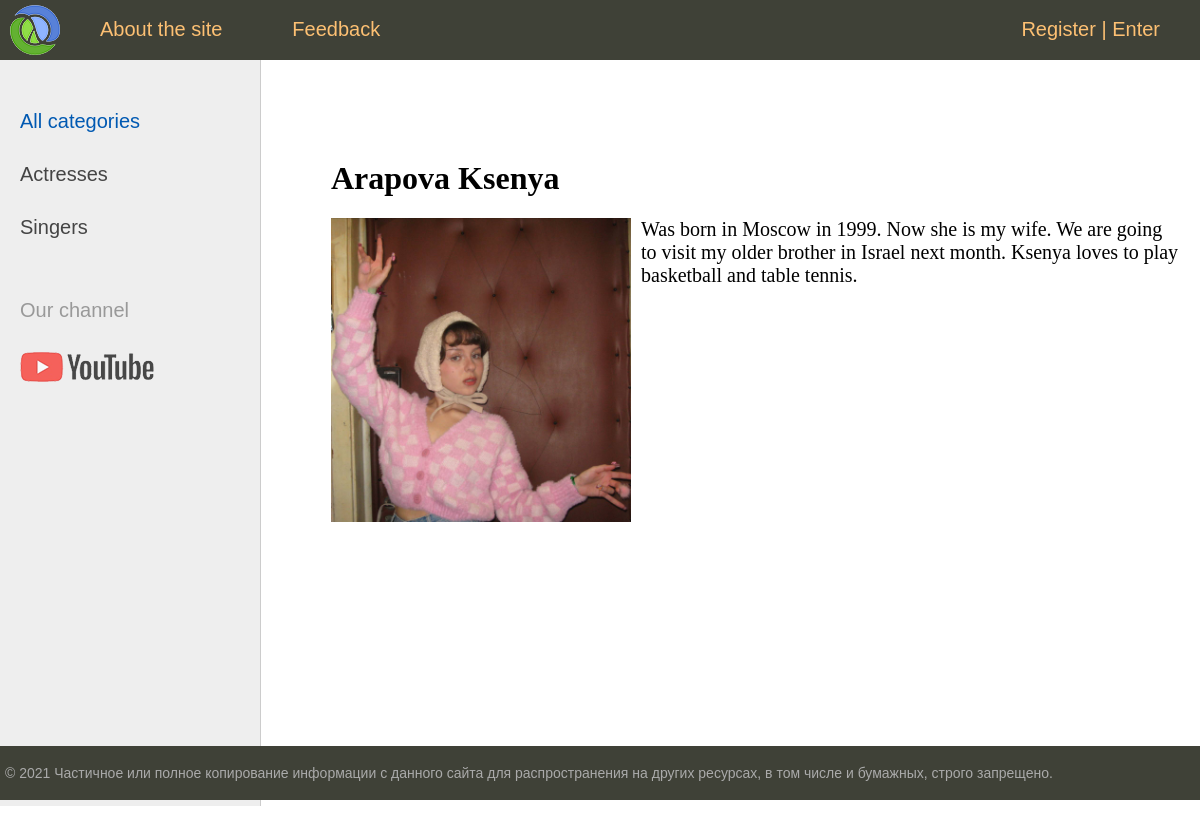
/post/arapova-ksenya/, run on the app's committed database.
### women/models.py (models this page shows, shortened)
class Category(models.Model):
    name = models.CharField(max_length=100, db_index=True, verbose_name='Category')
    slug = models.SlugField(max_length=255, unique=True, db_index=True, verbose_name="URL")
    def get_absolute_url(self):
        return reverse('category', kwargs={'cat_slug': self.slug})
    class Meta:
        verbose_name_plural = 'Categories'
        ordering = ['id']

class Women(models.Model):
    title = models.CharField(max_length=255)
    slug = models.SlugField(max_length=255, unique=True, db_index=True, verbose_name="URL")
    content = models.TextField(blank=True)
    photo = models.ImageField(upload_to="photos/%Y/%m/%d/")
    time_create = models.DateTimeField(auto_now_add=True)
    time_update = models.DateTimeField(auto_now=True)
    is_published = models.BooleanField(default=True)
    cat = models.ForeignKey('Category', on_delete=models.PROTECT, verbose_name="Category")
    def __str__(self):
        return self.title
    class Meta:
        verbose_name = 'Famous women'
        verbose_name_plural = 'Famous women'
        ordering = ['id']

### women/views.py (the view)
# urls.py: path('post/<slug:post_slug>/', ShowPost.as_view(), name='post'),
class ShowPost(DataMixin, DetailView):
    model = Women
    template_name = 'women/post.html'
    slug_url_kwarg = 'post_slug'
    context_object_name = 'post'
    def get_context_data(self, *, object_list=None, **kwargs):
        context = super().get_context_data(**kwargs)
        c_def = self.get_user_context(title=context['post'])
        return dict(list(context.items()) + list(c_def.items()))

### women/utils.py (called while the page is built)
    def get_user_context(self, **kwargs):
        context = kwargs
        cats = Category.objects.annotate(Count('women'))
        user_menu = menu.copy()
        if not self.request.user.is_authenticated:
            user_menu.pop(1)
        context['menu'] = user_menu
        context['cats'] = cats
        if 'cat_selected' not in context:
            context['cat_selected'] = 0
        return context

### women/templates/women/post.html
{% extends 'women/base.html' %}
{% block content %}
<h1>{{post.title}}</h1>
{% if post.photo %}
<p><img class="img-article-left" src="{{post.photo.url}}"></p>
{% endif %}
{{post.content|linebreaks}}
{% endblock %}

### women/templates/women/base.html (shortened to what this page needs)
{% load static %}
{% load women_tags %}
<!DOCTYPE html>
<html>
<head>
	<link type="text/css" href="{% static 'women/css/styles.css' %}" rel="stylesheet" />
</head>
<body>
<table class="table-page" border=0 cellpadding="0" cellspacing="0">
<tr><td valign=top>
{% block mainmenu %}
		<div class="header">
			<ul id="mainmenu" class="mainmenu">
			<li class="logo"><a href="{% url 'home' %}"><div class="logo"></div></a></li>
{% for m in menu %}
			<li><a href="{% url m.url_name %}">{{m.title}}</a></li>
{% endfor %}
				{% if request.user.is_authenticated %}
				<li class="last"> {{user.username}} | <a href="{% url 'logout' %}">Exit</a></li>
				{% else %}
				<li class="last"><a href="{% url 'register' %}">Register</a> | <a href="{% url 'login' %}">Enter</a></li>
				{% endif %}
			</ul>
		</div>
{% endblock mainmenu %}
<table class="table-content" border=0 cellpadding="0" cellspacing="0">
<tr>
	<td valign="top" class="left-chapters">
	<ul id="leftchapters">
{% if cat_selected == 0 %}
		<li class="selected">All categories</li>
{% else %}
		<li><a href="{% url 'home' %}">All categories</a></li>
{% endif %}
{% for c in cats %}
{% if c.women__count > 0 %}
	{% if c.pk == cat_selected %}
		<li class="selected">{{c.name}}</li>
	{% else %}
		<li><a href="{{ c.get_absolute_url }}">{{c.name}}</a></li>
	{% endif %}
{% endif %}
{% endfor %}
		<li class="share">
		<p>Our channel</p>
		<a class="share-yt" href="https://www.youtube.com/channel/UClJzWfGWuGJL2t-3dYKcHTA/playlists" target="_blank" rel="nofollow"></a>
		</li>
	</ul>
</td>
<td valign="top" class="content">
	<div class="content-text">
{% block content %}
{% endblock %}
	</div>
</td></tr></table>
</td></tr>
<tr><td valign=top>
	<div id="footer">
		<p>&copy; 2021 Частичное или полное копирование информации с данного сайта для распространения на других ресурсах, в том числе и бумажных, строго запрещено.</p>
	</div>
</td></tr></table>
</body>
</html>

### women/static/women/css/styles.css (style rules this page uses)
html, body { font-family: 'Arial'; margin: 0; padding: 0; height: 100%; width: 100%; color: #444; }
a { color: #0059b2; text-decoration: none; }
img { max-width: 600px; height: auto; }
img.img-article-left { max-width: 300px; height: auto; float: left; padding: 0 10px 10px 0; }
.table-page { width: 100%; height: 100%; vertical-align: top; }
.table-page tr { height: 100%; }
.header { background: #3F4137; height: 60px; }
.logo { background: url('../images/logo.png') no-repeat 10px 5px; width: 70px; height: 60px; }
ul.mainmenu { list-style: none; margin: 0; padding: 0; height: 60px; color: #fdc073; font-size: 20px; overflow: hidden; }
ul.mainmenu li { float: left; margin: 18px 40px 0 30px; }
ul.mainmenu li.logo { margin: 0; }
ul.mainmenu li.last { float: right; }
ul.mainmenu li a { color: #fdc073; text-decoration: none; }
.table-content { width: 100%; min-height: 100%; height: 100%; }
.left-chapters { margin: 0; background: #eee; border-right: 1px solid #ccc; min-height: 100%; }
.left-chapters ul { width: 230px; min-height: 100%; margin: 0; padding: 20px 10px 10px 20px; list-style: none; font-size: 20px; }
.left-chapters ul li { margin: 30px 0 0 0; color: #999; }
.left-chapters ul li.selected { color: #0059b2; }
.left-chapters ul li a { color: #444; text-decoration: none; }
.left-chapters ul li.share { margin: 60px 0 0 0; }
.left-chapters ul li.share p { margin: 30px 0 30px 0; }
.left-chapters ul li.share a { display: inline-block; width: 40px; height: 40px; margin: 0 20px 0 0; }
.left-chapters ul li.share a.share-yt { width: 100%; height: 30px; background: url('../images/share_yt.png') no-repeat 0 0 }
.content { padding: 40px 20px 20px 40px; width: 100%; box-sizing: border-box; }
.content-text { margin: 60px 0 0 30px; color: #000; font-size: 20px; font-family: Yandex Sans Display Light; }
.content-text h1 { font-size: 32px; }
#footer { box-sizing: border-box; background: #3F4137; padding: 5px; color: #aaa; font-size: 14px; font-family: Verdana, Geneva, Arial, Helvetica; text-align: left; overflow: hidden; }

### data on the page
Category: name "Actresses"
Category: name "Singers"
Women: title "Arapova Ksenya", photo (picture), content "Was born in Moscow in 1999. Now she is my wife. We are going to visit my older brother in Israel next month. Ksenya loves to play basketball and table tennis."

### other printed values
{{ m.title }} "About the site" "Feedback"
